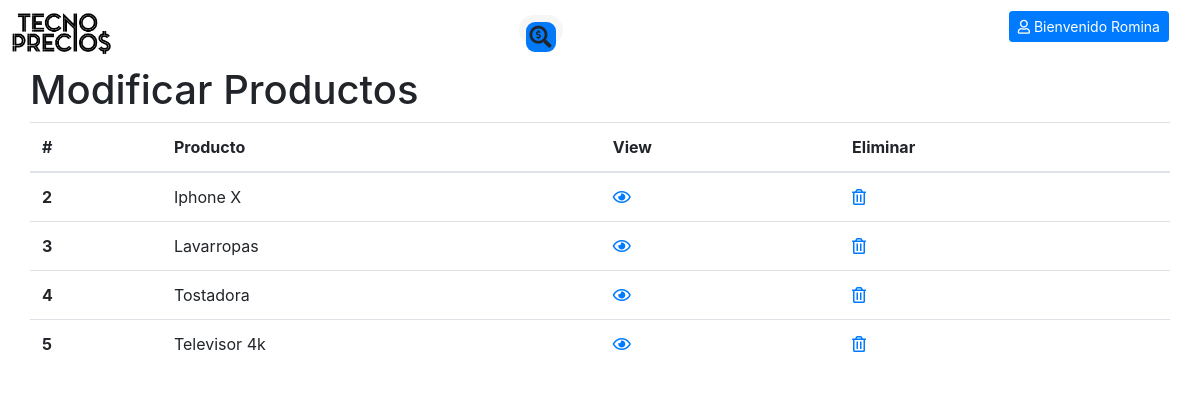
The page /modificar_productos.php (signed in) on the database its author committed.
### tables this page shows
CREATE TABLE `products` (
  `id` int(11) NOT NULL AUTO_INCREMENT,
  `image` varchar(100) NOT NULL,
  `title` varchar(100) NOT NULL,
  `price` varchar(100) NOT NULL,
  PRIMARY KEY (`id`)
);

### modificar_productos.php (the view, shortened to what this page needs)
<?php
require_once("autoload.php");
include_once('head.php');
if (isset($_SESSION["email"])){
    include_once('searchbar5.php');
}else{
    include_once('serchbar.php');
}
$sql= "SELECT *  FROM products";
	$consulta = $pdo->query($sql);
    $result = $consulta->fetchAll(PDO::FETCH_ASSOC);
 ?>
<!DOCTYPE html>
<html lang="en" dir="ltr">
  <head>
    <link rel="stylesheet" href="https://stackpath.bootstrapcdn.com/bootstrap/4.3.1/css/bootstrap.min.css">
    <link rel="stylesheet" href="/css/master.css">
    <link rel="stylesheet" href="https://use.fontawesome.com/releases/v5.8.2/css/all.css">
  </head>
<body>
  <div class="container">
    <div class="">
      <h1>Modificar Productos</h1>
    </div>
      <div class="">
        <table class="table">
          <thead>
            <tr>
              <th scope="col">#</th>
              <th scope="col">Producto</th>
              <th scope="col">View</th>
              <th scope="col">Eliminar</th>
            </tr>
          </thead>
          <tbody>
              <?php foreach ($result as $key => $value):?>
                <tr>
                  <th scope="row"><?= $value["id"] ?></th>
                  <td><?=$value["title"];?></td>
                  <td><a href="ver_producto.php?id=<?=$value['id'];?>">
                        <i class="far fa-eye"></i>
                      </a>
                  </td>
                  <td><a href="eliminar_producto.php?id=<?=$value['id'];?>">
                        <i class="far fa-trash-alt"></i>
                      </a>
                  </td>
                </tr>
              <?php endforeach;?>
          </tbody>
      </div>
  </div>
</body>
</html>

### css/master.css (style rules this page uses)
* { box-sizing: border-box; padding: 0; margin: 0 auto; }
.container { width: 100%; padding: 0; margin: 0 auto; }

### css/general.css (style rules this page uses)
.container { box-sizing: border-box; padding: 0; margin: 0; }

### css/registro-o-login.css (style rules this page uses)
body { text-align: center; }

### css/registro.css (style rules this page uses)
body { text-align: center; }

### css/login.css (style rules this page uses)
body { text-align: center; }

### css/recuperarpassword.css (style rules this page uses)
body { text-align: center; }

### css/nuevacontrasenia.css (style rules this page uses)
body { text-align: center; }

### rows shown on the page
products: id "2", title "Iphone X"
products: id "3", title "Lavarropas"
products: id "4", title "Tostadora"
products: id "5", title "Televisor 4k"

### other values the page prints
$_SESSION["name"] "Romina"
